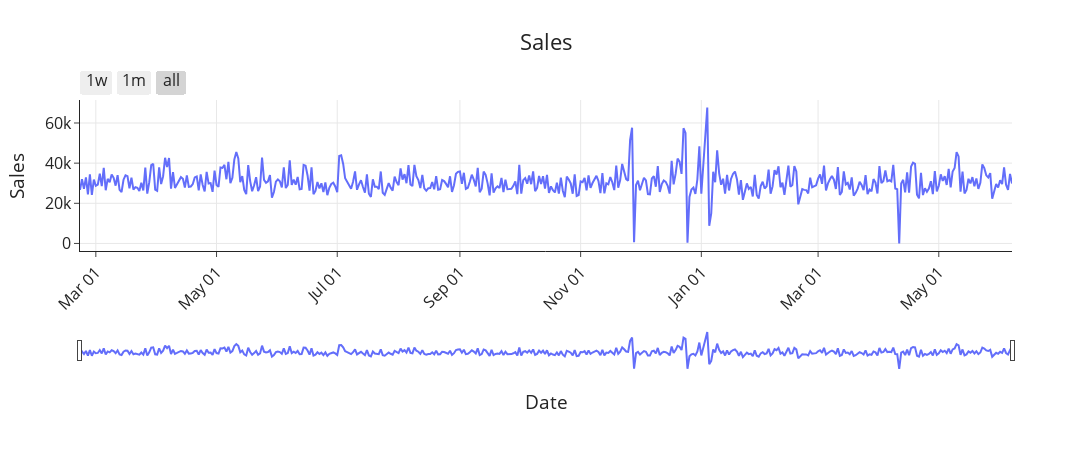

Notebook code cell kept with this figure:
### Code cell
plot('Sales', ds, 'ds', 'y', 'Date', 'Sales')

### Figure 1 — Plotly figure (JSON) as saved in the notebook; plotly's stock layout.template omitted (floating-point values rounded to 4 significant figures; data arrays with more than 128 entries replaced by an {"elided": "..."} marker saying what was removed)
{"data": [{"hovertemplate": "Date=%{x}<br>Sales=%{y}<extra></extra>", "legendgroup": "", "line": {"color": "#636efa", "dash": "solid"}, "marker": {"symbol": "circle"}, "mode": "lines", "name": "", "orientation": "v", "showlegend": false, "type": "scatter", "x": {"elided": "472 str values"}, "xaxis": "x", "y": {"elided": "472 float values"}, "yaxis": "y"}], "layout": {"font": {"size": 16}, "height": 450, "legend": {"tracegroupgap": 0}, "title": {"text": "Sales", "x": 0.5}, "width": 1400, "xaxis": {"anchor": "y", "domain": [0, 1], "rangeselector": {"buttons": [{"count": 7, "label": "1w", "step": "day", "stepmode": "backward"}, {"count": 1, "label": "1m", "step": "month", "stepmode": "backward"}, {"step": "all"}]}, "rangeslider": {"visible": true}, "showgrid": true, "tickangle": -45, "tickformat": "%b %d", "title": {"text": "Date"}, "type": "date"}, "yaxis": {"anchor": "x", "domain": [0, 1], "showgrid": true, "title": {"text": "Sales"}}}}
